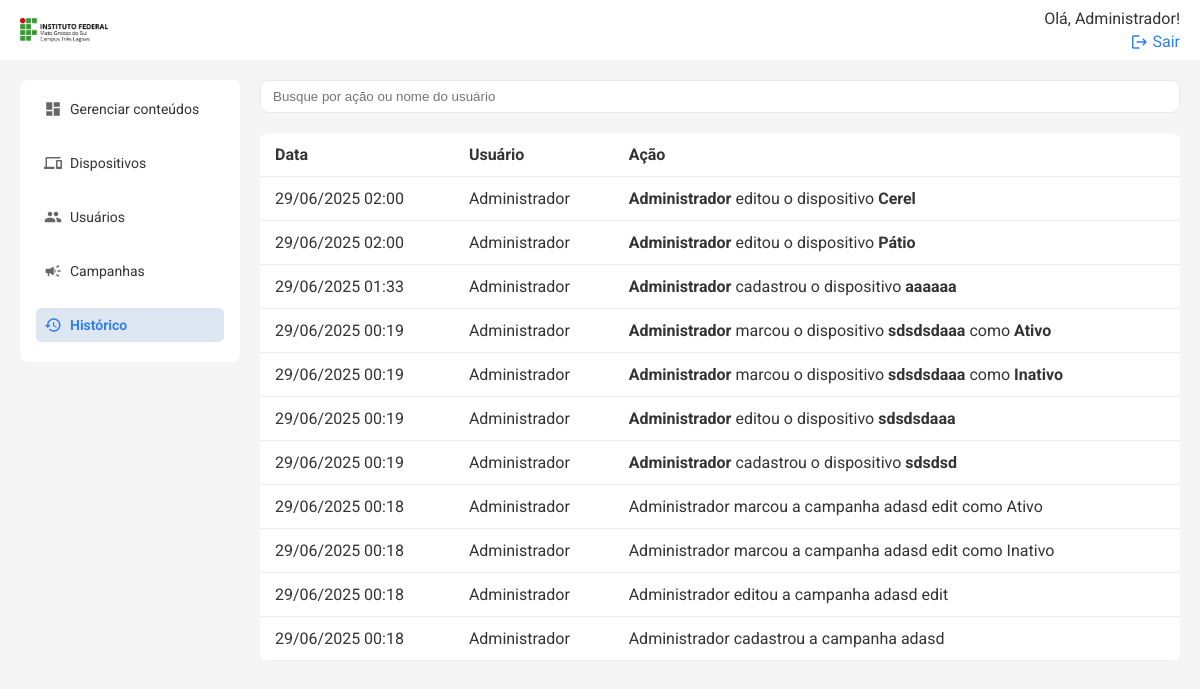
Before: /historico (signed in) with the older database file.
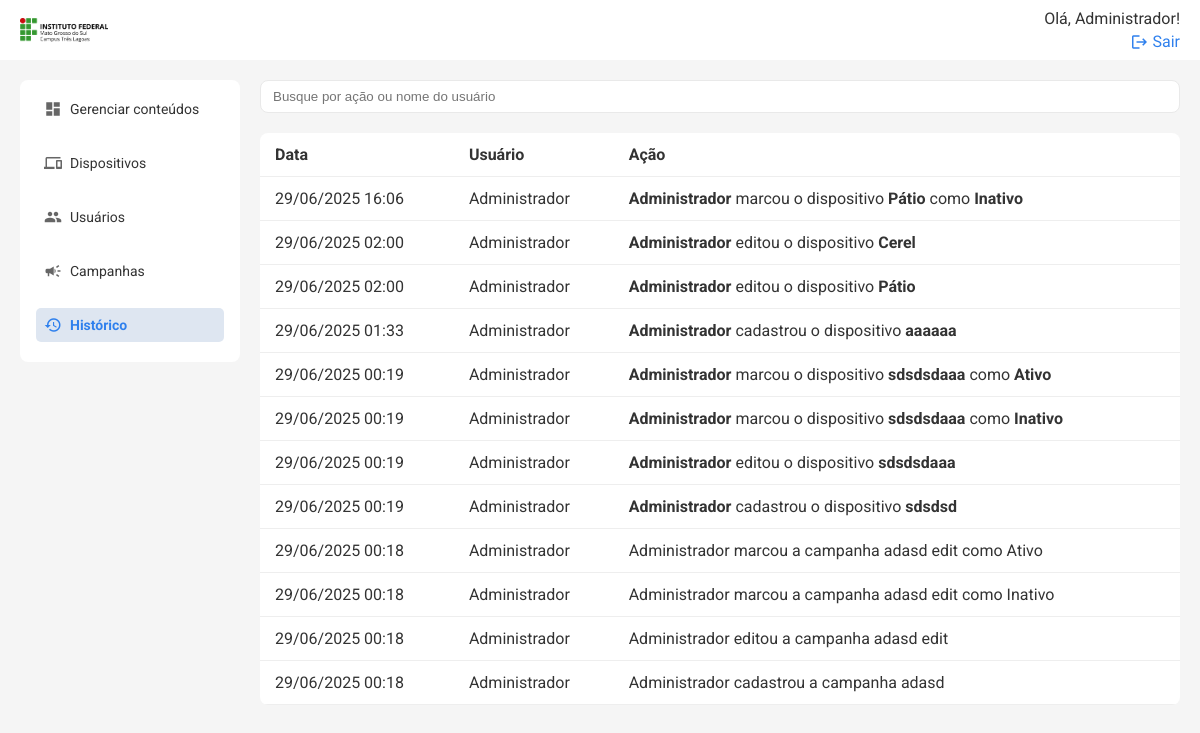
After: the same page with the newer database file.
### models.py (models this page shows, shortened)
class User(db.Model):
    id = db.Column(db.Integer, primary_key=True)
    name = db.Column(db.String(50), nullable=False)
    email = db.Column(db.String(120), nullable=False, unique=True)
    status = db.Column(db.String(10), nullable=False, default='Ativo')
    senha = db.Column(db.String(100), nullable=False)
    logUser = db.relationship('Log', backref=db.backref('user'))
    is_admin = db.Column(db.Boolean, default=False)

class Historico(db.Model):
    id = db.Column(db.Integer, primary_key=True)
    acao = db.Column(db.String(255), nullable=False)
    data = db.Column(db.DateTime, default=datetime.utcnow)
    usuario_id = db.Column(db.Integer, db.ForeignKey('user.id'))
    usuario = db.relationship('User', backref='historicos')

### routes/historico.py (the view)
@historico_bp.route('/historico')
@login_required
def listar_historico():
    registros = Historico.query.order_by(Historico.data.desc()).all()
    return render_template('historico.html', historico=registros)

### templates/historico.html (shortened to what this page needs)
{% extends 'base.html' %} {% block title %}Histórico{% endblock %} {% block
content %}
<div class="search-cta">
    <input
        type="text"
        placeholder="Busque por ação ou nome do usuário"
        class="search"
        id="buscaHistorico"
    />
</div>
<table class="table">
    <thead>
        <tr>
            <th>Data</th>
            <th>Usuário</th>
            <th>Ação</th>
        </tr>
    </thead>
    <tbody id="historicoTableBody">
        {% for item in historico %}
        <tr>
            <td>{{ item.data.strftime('%d/%m/%Y %H:%M') }}</td>
            <td>{{ item.usuario.name if item.usuario else 'Sistema' }}</td>
            <td>{{ item.acao|safe }}</td>
        </tr>
        {% endfor %}
    </tbody>
</table>
{% endblock %}

### templates/base.html (shortened to what this page needs)
<!DOCTYPE html>
<html lang="pt-BR">
    <head>
        <link
            rel="stylesheet"
            href="{{ url_for('static', filename='styles.css') }}"
        />
    </head>
    <body>
        {% include 'topo.html' %}
        <div class="container">
            {% include 'menu.html' %}
            <main class="content">{% block content %}{% endblock %}</main>
        </div>
    </body>
</html>

### templates/topo.html (shortened to what this page needs)
<header class="topbar">
    <a href="{{ url_for('conteudos.listar_conteudos') }}" class="logo-topo">
        <img
            src="{{ url_for('static', filename='images/logo-ifms-tl.png') }}"
            alt="IFMS Logo"
            style="height: 24px; vertical-align: middle; margin-right: 8px"
        />
    </a>
    <div class="profile">
        {% if session['user_name'] %}
        <span>Olá, {{ session['user_name'] }}!</span>
        <a href="{{ url_for('auth.logout') }}">
            <span class="material-icons">logout</span>
            Sair
        </a>
        {% else %}
        <a href="{{ url_for('auth.login_usuario') }}">Entrar</a>
        {% endif %}
    </div>
</header>

### templates/menu.html
<aside class="sidebar">
    <nav>
        <a
            href="{{ url_for('conteudos.listar_conteudos') }}"
            class="{% if request.path == url_for('conteudos.listar_conteudos') %}active{% endif %}"
        >
            <span class="material-icons">dashboard</span>
            Gerenciar conteúdos
        </a>
        <a
            href="{{ url_for('telas.listar_dispositivos') }}"
            class="{% if request.path == url_for('telas.listar_dispositivos') %}active{% endif %}"
        >
            <span class="material-icons">devices</span>
            Dispositivos
        </a>
        {% if session.get('user_id') and session.get('is_admin') %}
        <a
            href="{{ url_for('users.listar_usuarios') }}"
            class="{% if request.path == url_for('users.listar_usuarios') %}active{% endif %}"
        >
            <span class="material-icons">people</span>
            Usuários
        </a>
        {% endif %}
        <a
            href="{{ url_for('campanhas.listar_campanhas') }}"
            class="{% if request.path == url_for('campanhas.listar_campanhas') %}active{% endif %}"
        >
            <span class="material-icons">campaign</span>
            Campanhas
        </a>
        <a
            href="{{ url_for('historico.listar_historico') }}"
            class="{% if request.path == url_for('historico.listar_historico') %}active{% endif %}"
        >
            <span class="material-icons">history</span>
            Histórico
        </a>
    </nav>
</aside>

### static/styles.css (style rules this page uses)
* { box-sizing: border-box; }
body { margin: 0; font-family: 'Roboto', sans-serif; color: #333; background-color: #f5f5f5; }
.container { display: flex; height: 100vh; }
.sidebar { width: 220px; background: #ffffff; font-size: 14px; padding: 12px 16px 0 16px; box-sizing: border-box; margin: 80px 0 0 20px; border-radius: 8px; height: fit-content; }
.sidebar nav a { display: flex; align-items: center; gap: 8px; margin-bottom: 20px; text-decoration: none; color: #333; padding: 8px; border-radius: 5px; transition: background 0.3s; }
.sidebar nav a .material-icons { font-size: 20px; color: #666; }
.sidebar nav a.active .material-icons { color: #2f80ed; }
.sidebar nav a.active { background: #dee6f1; font-weight: bold; color: #2f80ed; }
.content { flex: 1; padding: 20px; overflow-y: auto; margin-top: 60px; box-sizing: border-box; }
.topbar { width: 100%; background: #ffffff; padding-inline: 20px; box-sizing: border-box; display: flex; justify-content: space-between; align-items: center; position: fixed; top: 0; left: 0; height: 60px; z-index: 100; }
.topbar .profile a { text-align: right; font-size: 16px; color: #2f80ed; text-decoration: none; display: flex; align-items: center; gap: 4px; }
.topbar .profile a .material-icons { font-size: 16px; }
.profile { display: flex; flex-direction: column; align-items: flex-end; gap: 4px; }
.search-cta { display: flex; gap: 12px; margin-bottom: 20px; }
.search { padding: 8px 12px; width: 100%; border: 1px solid #e9e9e9; border-radius: 8px; outline: none; }
.table { width: 100%; border-collapse: collapse; background: white; border-radius: 8px; overflow: hidden; }
.table th, .table td { padding: 12px 15px; border-bottom: 1px solid #eee; vertical-align: middle; }
.table th { text-align: left; }
.material-icons { font-size: 18px !important; vertical-align: middle; }

Changed rows visible on the page:
added Historico: data "29/06/2025 16:06", usuario "Administrador", acao "Administrador marcou o dispositivo Pátio como Inativo"
